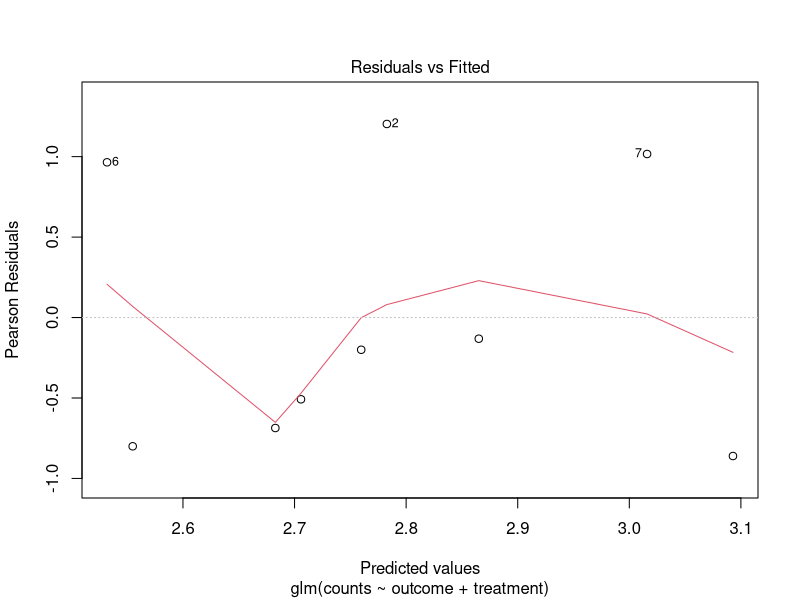
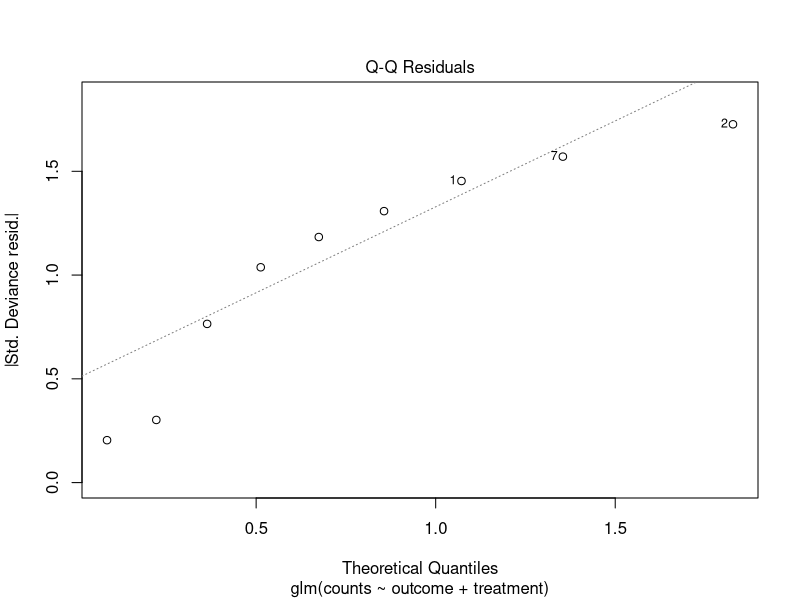
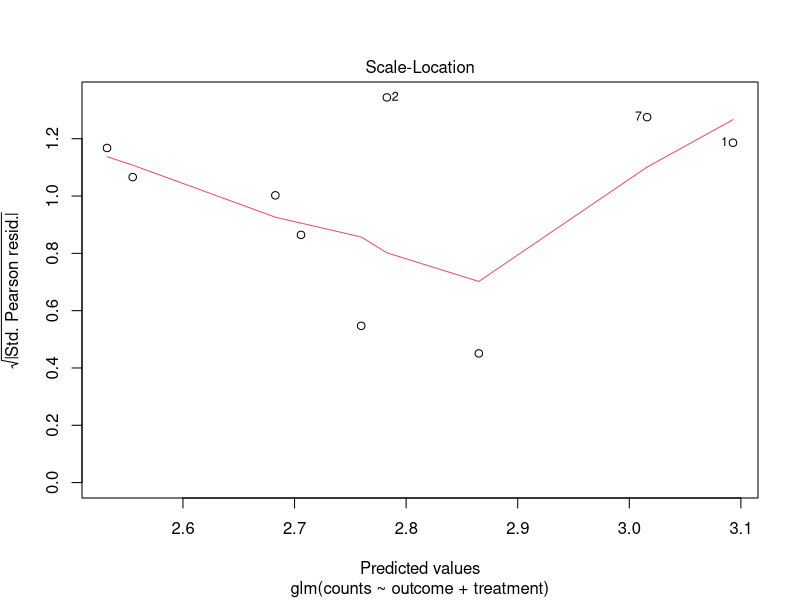
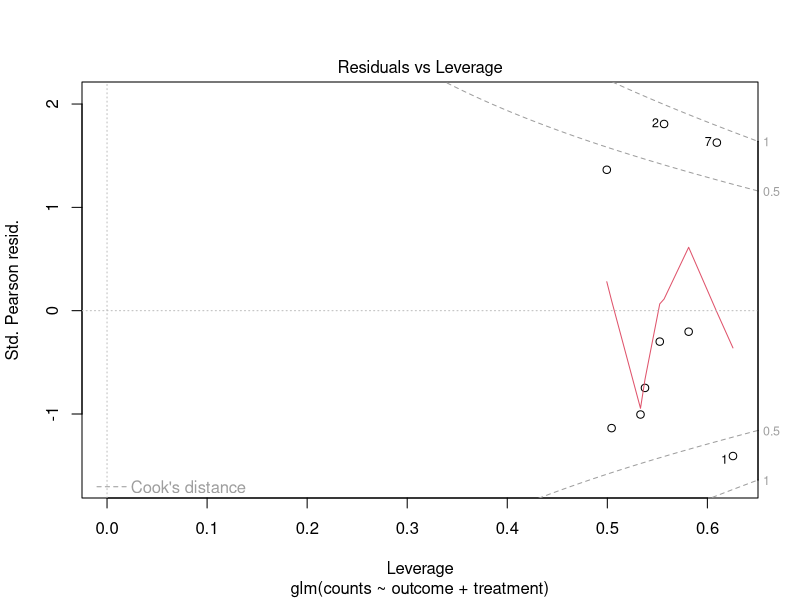

These figures' R source, in order:
d.AD <- data.frame(treatment = gl(3,3), outcome = gl(3,1,9),
                   counts = c(18,21,15,17,10,16,25,13,12))
d.AD
x <- rnorm(100)
y <- rpois(100, exp(1+x))
fit1 <- glm(counts ~ outcome + treatment, d.AD, family = poisson())
summary(fit1)
plot(fit1)
